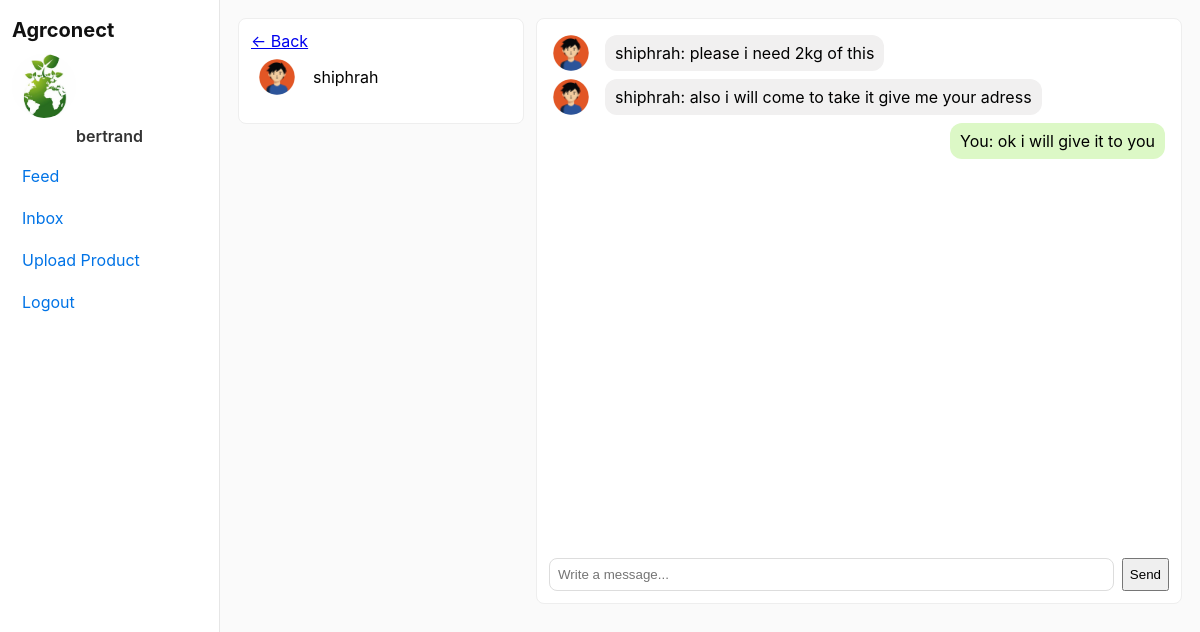
The page /conversation/3 (signed in) on the database its author committed.
### app.py (models this page shows, shortened)
class User(db.Model, UserMixin):
    id = db.Column(db.Integer, primary_key=True)
    username = db.Column(db.String(120), nullable=False)
    email = db.Column(db.String(200), unique=True, nullable=False)
    password = db.Column(db.String(255), nullable=False)
    role = db.Column(db.String(20), nullable=False)  # 'seller' | 'customer' | 'admin'
    profile_pic = db.Column(db.String(300), default='default.png')
    created_at = db.Column(db.DateTime, default=datetime.utcnow)  # <-- added
    products = db.relationship('Product', backref='seller', lazy=True)
    comments = db.relationship('Comment', backref='user', lazy=True)
    messages_sent = db.relationship('Message', foreign_keys='Message.sender_id', backref='sender', lazy=True)
    messages_received = db.relationship('Message', foreign_keys='Message.receiver_id', backref='receiver', lazy=True)

class Message(db.Model):
    id = db.Column(db.Integer, primary_key=True)
    text = db.Column(db.Text, nullable=False)
    sender_id = db.Column(db.Integer, db.ForeignKey('user.id'), nullable=False)
    receiver_id = db.Column(db.Integer, db.ForeignKey('user.id'), nullable=False)
    product_id = db.Column(db.Integer, db.ForeignKey('product.id'), nullable=True)
    created_at = db.Column(db.DateTime, default=datetime.utcnow)

### app.py (the view, shortened to what this page needs)
@app.route('/conversation/<int:partner_id>', methods=['GET','POST'])
@login_required
def conversation(partner_id):
    partner = User.query.get_or_404(partner_id)
    msgs = Message.query.filter(
        ((Message.sender_id==current_user.id) & (Message.receiver_id==partner_id)) |
        ((Message.sender_id==partner_id) & (Message.receiver_id==current_user.id))
    ).order_by(Message.created_at.asc()).all()
    return render_template('conversation.html', partner=partner, messages=msgs)

### app.py (called while the page is built)
@app.before_request
def ensure_db():
    if not hasattr(app, 'db_ready'):
        db.create_all()
        admin_email = "ibpro2x@gmail.com"
        admin = User.query.filter_by(email=admin_email).first()
        if not admin:
            admin = User(username="Agrconect Administrator", email=admin_email, role="admin")
            admin.set_password("agrconect.admin")
            db.session.add(admin)
            db.session.commit()
        app.db_ready = True

@login_manager.user_loader
def load_user(user_id):
    return User.query.get(int(user_id))

### templates/conversation.html
{% extends 'base.html' %}
{% block content %}
<div class="dm-layout">
  <aside class="dm-list">
    <a class="dm-back" href="{{ url_for('inbox') }}">← Back</a>
    <div class="dm-item dm-current">
      <img src="{{ url_for('uploads', filename=partner.profile_pic) }}" class="mini-avatar">
      <div class="dm-meta"><div class="dm-name">{{ partner.username }}</div></div>
    </div>
  </aside>
  <section class="dm-convo">
    <div class="messages-area">
      {% for m in messages %}
        {% if m.sender_id == current_user.id %}
          <div class="message sent"><div class="bubble">You: {{ m.text }}</div></div>
        {% else %}
          <div class="message received"><img src="{{ url_for('uploads', filename=partner.profile_pic) }}" class="mini-avatar"><div class="bubble">{{ partner.username }}: {{ m.text }}</div></div>
        {% endif %}
      {% endfor %}
    </div>
    <form method="POST" class="dm-form">
      <input name="text" placeholder="Write a message..." required>
      <button type="submit">Send</button>
    </form>
  </section>
</div>
{% endblock %}

### templates/base.html (shortened to what this page needs)
<!doctype html>
<html>
<head>
  <link rel="stylesheet" href="{{ url_for('static', filename='css/style.css') }}">
</head>
<body>
  <div class="app">
    <aside class="sidebar">
      <div class="sidebar-top">
        <a href="{{ url_for('index') }}" class="brand">Agrconect</a>
      </div>
      {% if current_user.is_authenticated %}
      <div class="profile">
        <img src="{{ url_for('uploads', filename=current_user.profile_pic) }}" class="sidebar-avatar">
        <div class="profile-name">{{ current_user.username }}</div>
      </div>
      <nav class="menu">
        <a href="{{ url_for('dashboard') }}">Feed</a>
        <a href="{{ url_for('inbox') }}">Inbox</a>
        {% if current_user.role == 'seller' %}
        <a href="{{ url_for('upload') }}">Upload Product</a>
        {% endif %}
        <a href="{{ url_for('logout') }}">Logout</a>
      </nav>
      {% endif %}
    </aside>
    <main class="main">
      {% block content %}{% endblock %}
    </main>
  </div>
</body>
</html>

### static/css/style.css (style rules this page uses)
body { font-family: -apple-system, BlinkMacSystemFont, "Segoe UI", Roboto, Arial; background:#fafafa; margin:0; }
.app { display:flex; min-height:100vh; }
.sidebar { width:220px; background:#fff; border-right:1px solid #e6e6e6; padding:18px 12px; box-sizing:border-box; }
.brand { font-weight:700; font-size:20px; text-decoration:none; color:#111; display:block; margin-bottom:12px; }
.sidebar-avatar { width:64px; height:64px; border-radius:50%; object-fit:cover; display:block; margin-bottom:8px; }
.profile { text-align:center; margin-bottom:12px; }
.profile-name { font-weight:600; color:#333; }
.menu a { display:block; padding:8px 10px; color:#0073e6; text-decoration:none; border-radius:6px; margin-bottom:6px; }
.main { flex:1; padding:18px; box-sizing:border-box; }
.mini-avatar { width:36px; height:36px; border-radius:50%; object-fit:cover; margin-right:8px; }
.dm-layout { display:flex; gap:12px; align-items:flex-start; }
.dm-list { width:260px; background:#fff; padding:12px; border-radius:8px; border:1px solid #eee; }
.dm-item { display:flex; gap:10px; align-items:center; padding:8px; text-decoration:none; color:inherit; border-radius:6px; margin-bottom:8px; }
.dm-meta { flex:1; }
.dm-convo { flex:1; background:#fff; padding:12px; border-radius:8px; border:1px solid #eee; display:flex; flex-direction:column; height:70vh; }
.messages-area { flex:1; overflow-y:auto; display:flex; flex-direction:column; gap:8px; padding:4px; }
.message { display:flex; gap:8px; }
.message.sent { justify-content:flex-end; }
.message .bubble { padding:8px 10px; border-radius:12px; max-width:70%; }
.message.sent .bubble { background:#dcf8c6; }
.message.received .bubble { background:#f1f0f0; }
.dm-form { display:flex; gap:8px; margin-top:8px; }
.dm-form input { flex:1; padding:8px; border-radius:8px; border:1px solid #ddd; }

### rows shown on the page
User: profile_pic (picture), username "bertrand"
User: profile_pic (placeholder picture), username "shiphrah"
Message: profile_pic (placeholder picture), text "please i need 2kg of this"
Message: profile_pic (placeholder picture), text "also i will come to take it give me your adress"
Message: text "ok i will give it to you"
